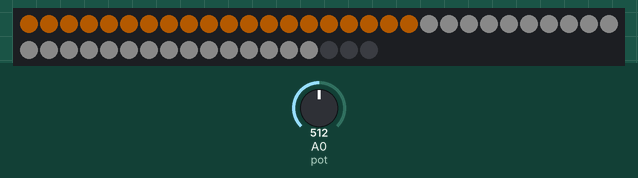
Recording of a sketch running on a simulated Arduino Uno, built with avr-gcc and run on an emulated ATmega328P. Shown: 48 RGB LEDs in strip order, left to right, continuing on the next row. The inputs (shaded band) are chosen by the test bench; at power-on: A0 (pot) = 512. Dim RGB values are drawn brighter than linear.

Above: at 1.2 s.
1.3 s: A0 (pot) set to 900
At 3.6 s:
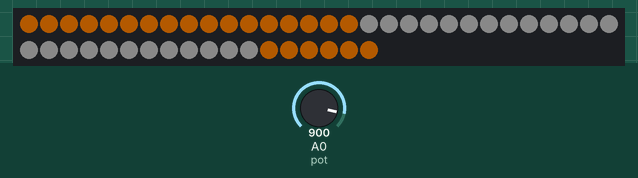
3.7 s: A0 (pot) set to 716
At 4.4 s:
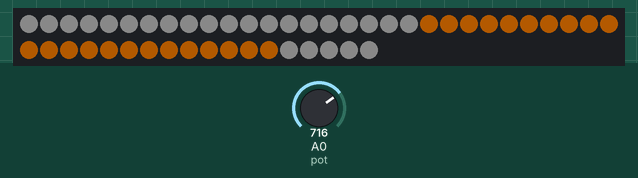

The sketch:

neopixel_and_potentiometer.ino
```cpp
#include <Adafruit_NeoPixel.h>

#define PIN 13
// Parameter 1 = number of pixels in strip
// Parameter 2 = pin number (most are valid)
// Parameter 3 = pixel type flags, add together as needed:
//   NEO_KHZ800  800 KHz bitstream (most NeoPixel products w/WS2812 LEDs)
//   NEO_KHZ400  400 KHz (classic 'v1' (not v2) FLORA pixels, WS2811 drivers)
//   NEO_GRB     Pixels are wired for GRB bitstream (most NeoPixel products)
//   NEO_RGB     Pixels are wired for RGB bitstream (v1 FLORA pixels, not v2)
Adafruit_NeoPixel strip = Adafruit_NeoPixel(48, PIN, NEO_GRB + NEO_KHZ800);

int sine[] = {0, 1, 2, 3, 4, 5, 6, 7, 8, 9, 10, 11, 12, 13, 14, 15, 16, 17, 18, 19, 20, 21, 22, 23, 24, 25, 26, 27, 28, 29, 30, 31, 32, 33, 34, 35, 36, 37, 38, 39, 40, 41, 42, 43, 44, 45, 46, 47}; //these are the pixels in order of animation-- 48 pixels in total
int pot = A0;
int minSpeed = 100; // put a high value
int maxSpeed = 10;  // put a low value

void setup() {
  strip.begin();
  //strip.setBrightness(90); //adjust brightness here
  strip.show(); // Initialize all pixels to 'off'
}

void loop() {
for(int i=0; i<48; i++) {
    strip.setPixelColor(sine[i], strip.Color(60, 30, 0)); //change RGB color value here
    int valPot = analogRead(pot);
    int speed = map(valPot, 0, 1023, minSpeed, maxSpeed);
    delay(speed);
    for (int j=0; j<25; j++){
        strip.setPixelColor(sine[(j+i+1)%48], strip.Color(10, 10, 10));
        }
    strip.show();
      }
}
```
